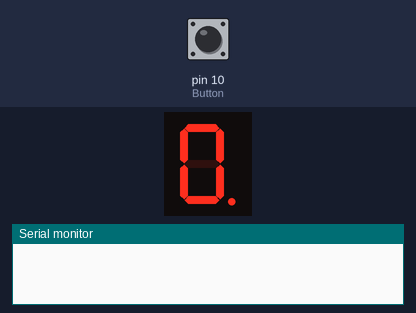
Bench run of a sketch on a simulated Arduino Uno, built with avr-gcc and run on an emulated ATmega328P. Parts: 1-digit seven-segment display, the last lines printed to the serial monitor. Wiring (inferred from the names in the program): 1-digit 7-segment display, segments lit when HIGH: segments pin 7, pin 6, pin 4, pin 3, pin 2, pin 8, pin 9, pin 5. Inputs (shaded band) come from the test bench; at power-on: pin 10 (Button) LOW. The segment pins are drawn as the display they are named for.

Above: at 1.2 s.
1.3 s: pin 10 (Button) pulled HIGH for 3.2 s
At 5.8 s:
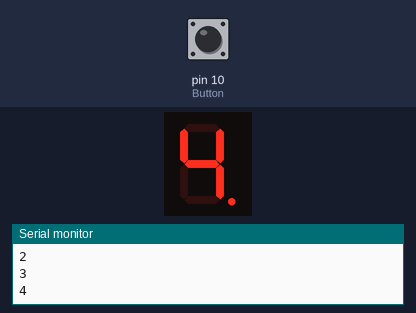
6.0 s: pin 10 (Button) pulled HIGH for 0.15 s
At 7.9 s:
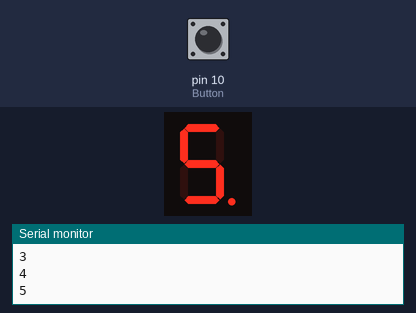
8.5 s: pin 10 (Button) pulled HIGH for 1 s
At 9.8 s:
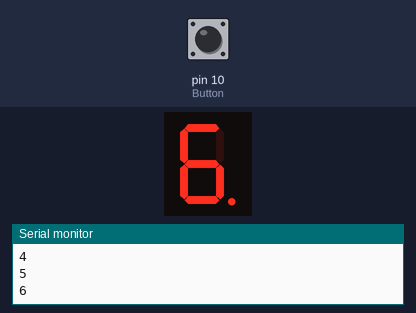
11.0 s: pin 10 (Button) pulled HIGH for 0.15 s
At 12.9 s:
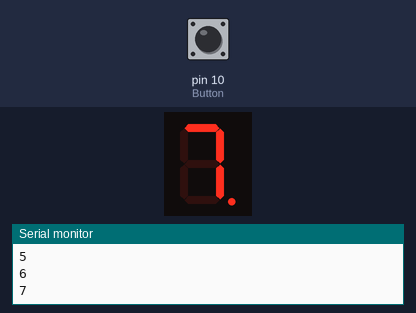
Timing chart, 0 to 14.4 s (numbered marks = the images above; inputs shaded):
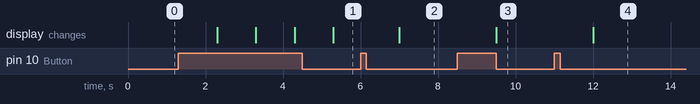

Measured:
- after the input at 1.3 s, the display: first changes after 1.0 s (image 1 shows a later state)
- after the input at 6.0 s, the display: changes after 1.0 s (image 2)
- after the input at 8.5 s, the display: changes after 1.0 s (image 3)
- after the input at 11.0 s, the display: changes after 1.0 s (image 4)

The sketch:

Digit_7_segment_disp.ino
```cpp
 //Arrays to display number 0-9
 int number_type[10][8]={
  {1,1,1,1,1,1,1,0},//0
  {0,0,1,0,1,0,0,0},//1
  {1,1,0,1,1,1,0,1},//2
  {0,1,1,1,1,1,0,1},//3
  {0,0,1,1,1,0,1,1},//4
  {0,1,1,1,0,1,1,1},//5
  {1,1,1,1,0,1,1,1},//6
  {0,0,1,1,1,1,0,0},//7
  {1,1,1,1,1,1,1,1},//8
  {0,1,1,1,1,1,1,1}};//9

int number=0;
 void setup() {
    Serial.begin(9600);
    // put your setup code here, to run once:
    pinMode(10,INPUT);//Button
    pinMode(2,OUTPUT);//pin E
    pinMode(3,OUTPUT);//pin D
    pinMode(4,OUTPUT);//pin C
    pinMode(5,OUTPUT);//pin DP
    pinMode(6,OUTPUT);//pin B
    pinMode(7,OUTPUT);//pin A
    pinMode(8,OUTPUT);//pin F
    pinMode(9,OUTPUT);//pin G
  }

  void loop() {
    //Read electrical signals from button connected to digital pin 10
    int button_state=digitalRead(10);
    //If button is pressed, increment the counter.
    if(button_state==1){
      number+=1;
      Serial.println(number);
      delay(1000);
      //Accounting for the limitations of the LED display
      if(number>9){
        number=0;
      }
    }

   numberdisp(number);


  }

//Display the number based on the array
void numberdisp(int number){
  // put your main code here, to run repeatedly:
       digitalWrite(2,number_type[number][0]);
       digitalWrite(3,number_type[number][1]);
       digitalWrite(4,number_type[number][2]);
       digitalWrite(5,number_type[number][3]);
       digitalWrite(6,number_type[number][4]);
       digitalWrite(7,number_type[number][5]);
       digitalWrite(8,number_type[number][6]);
       digitalWrite(9,number_type[number][7]);
}
```
